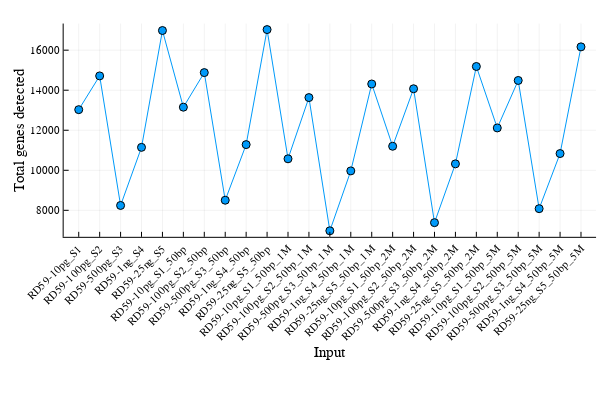

Source (notebook cell):
### Code cell
#Total genes detected
newColumn = rd59_df[!, "protein-coding_gene_mapped(19954)"]
plot(rd59_df[!, "sample"], 
    newColumn, 
    marker = :circle,
    xlabel = "Input", 
    ylabel = "Total genes detected",
    label = false, 
    xrotation = 45, 
    xticks = :all)

### Figure 1 — Plotly figure (JSON) as saved in the notebook; plotly's stock layout.template omitted (floating-point values rounded to 4 significant figures)
{"data": [{"colorbar": {"title": ""}, "legendgroup": "", "line": {"color": "rgba(0, 154, 250, 1.000)", "dash": "solid", "shape": "linear", "width": 1}, "marker": {"color": "rgba(0, 154, 250, 1.000)", "line": {"color": "rgba(0, 0, 0, 1.000)", "width": 1}, "size": 8, "symbol": "circle"}, "mode": "lines+markers", "name": "", "showlegend": false, "type": "scatter", "x": [0.5, 1.5, 2.5, 3.5, 4.5, 5.5, 6.5, 7.5, 8.5, 9.5, 10.5, 11.5, 12.5, 13.5, 14.5, 15.5, 16.5, 17.5, 18.5, 19.5, 20.5, 21.5, 22.5, 23.5, 24.5], "xaxis": "x", "y": [13029, 14715, 8243, 11145, 16982, 13153, 14880, 8504, 11282, 17029, 10574, 13632, 6977, 9970, 14312, 11200, 14073, 7384, 10321, 15185, 12116, 14487, 8083, 10836, 16165], "yaxis": "y", "zmax": null, "zmin": null}], "layout": {"annotations": [], "height": 400, "legend": {"bgcolor": "rgba(255, 255, 255, 1.000)", "bordercolor": "rgba(0, 0, 0, 1.000)", "borderwidth": 1, "font": {"color": "rgba(0, 0, 0, 1.000)", "family": "sans-serif", "size": 11}, "title": {"font": {"color": "rgba(0, 0, 0, 1.000)", "family": "sans-serif", "size": 15}, "text": ""}, "tracegroupgap": 0, "traceorder": "normal", "x": 1, "xanchor": "auto", "y": 1, "yanchor": "auto"}, "margin": {"b": 20, "l": 0, "r": 0, "t": 20}, "paper_bgcolor": "rgba(255, 255, 255, 1.000)", "plot_bgcolor": "rgba(255, 255, 255, 1.000)", "showlegend": true, "width": 600, "xaxis": {"anchor": "y", "domain": [0.1061, 0.9934], "gridcolor": "rgba(0, 0, 0, 0.100)", "gridwidth": 0.5, "linecolor": "rgba(0, 0, 0, 1.000)", "mirror": false, "range": [-0.22, 25.22], "showgrid": true, "showline": true, "showticklabels": true, "tickangle": -45, "tickcolor": "rgb(0, 0, 0)", "tickfont": {"color": "rgba(0, 0, 0, 1.000)", "family": "sans-serif", "size": 11}, "tickmode": "array", "ticks": "inside", "ticktext": ["RD59-10pg_S1", "RD59-100pg_S2", "RD59-500pg_S3", "RD59-1ng_S4", "RD59-25ng_S5", "RD59-10pg_S1_50bp", "RD59-100pg_S2_50bp", "RD59-500pg_S3_50bp", "RD59-1ng_S4_50bp", "RD59-25ng_S5_50bp", "RD59-10pg_S1_50bp_1M", "RD59-100pg_S2_50bp_1M", "RD59-500pg_S3_50bp_1M", "RD59-1ng_S4_50bp_1M", "RD59-25ng_S5_50bp_1M", "RD59-10pg_S1_50bp_2M", "RD59-100pg_S2_50bp_2M", "RD59-500pg_S3_50bp_2M", "RD59-1ng_S4_50bp_2M", "RD59-25ng_S5_50bp_2M", "RD59-10pg_S1_50bp_5M", "RD59-100pg_S2_50bp_5M", "RD59-500pg_S3_50bp_5M", "RD59-1ng_S4_50bp_5M", "RD59-25ng_S5_50bp_5M"], "tickvals": [0.5, 1.5, 2.5, 3.5, 4.5, 5.5, 6.5, 7.5, 8.5, 9.5, 10.5, 11.5, 12.5, 13.5, 14.5, 15.5, 16.5, 17.5, 18.5, 19.5, 20.5, 21.5, 22.5, 23.5, 24.5], "title": "Input", "titlefont": {"color": "rgba(0, 0, 0, 1.000)", "family": "sans-serif", "size": 15}, "type": "-", "visible": true, "zeroline": false, "zerolinecolor": "rgba(0, 0, 0, 1.000)"}, "yaxis": {"anchor": "x", "domain": [0.3977, 0.9902], "gridcolor": "rgba(0, 0, 0, 0.100)", "gridwidth": 0.5, "linecolor": "rgba(0, 0, 0, 1.000)", "mirror": false, "range": [6675.0, 17330.0], "showgrid": true, "showline": true, "showticklabels": true, "tickangle": 0, "tickcolor": "rgb(0, 0, 0)", "tickfont": {"color": "rgba(0, 0, 0, 1.000)", "family": "sans-serif", "size": 11}, "tickmode": "array", "ticks": "inside", "ticktext": ["8000", "10000", "12000", "14000", "16000"], "tickvals": [8000, 10000, 12000, 14000, 16000], "title": "Total genes detected", "titlefont": {"color": "rgba(0, 0, 0, 1.000)", "family": "sans-serif", "size": 15}, "type": "-", "visible": true, "zeroline": false, "zerolinecolor": "rgba(0, 0, 0, 1.000)"}}}
